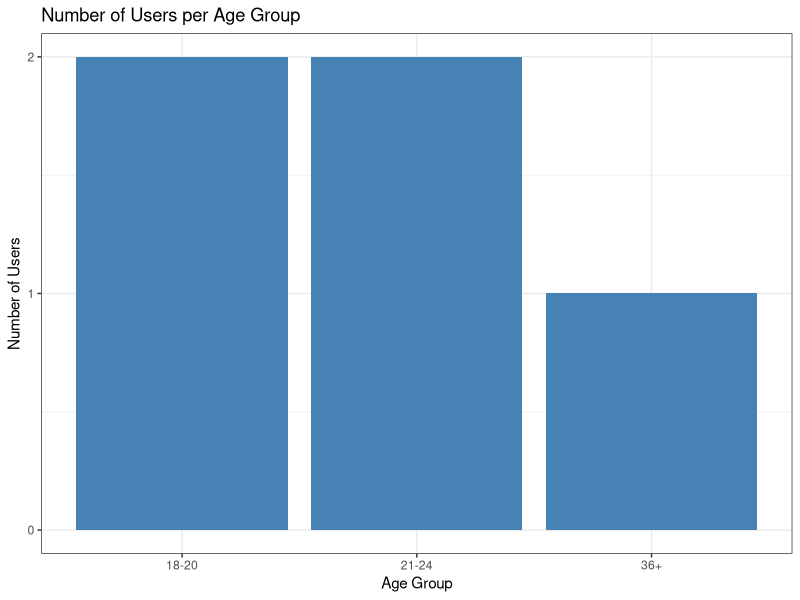
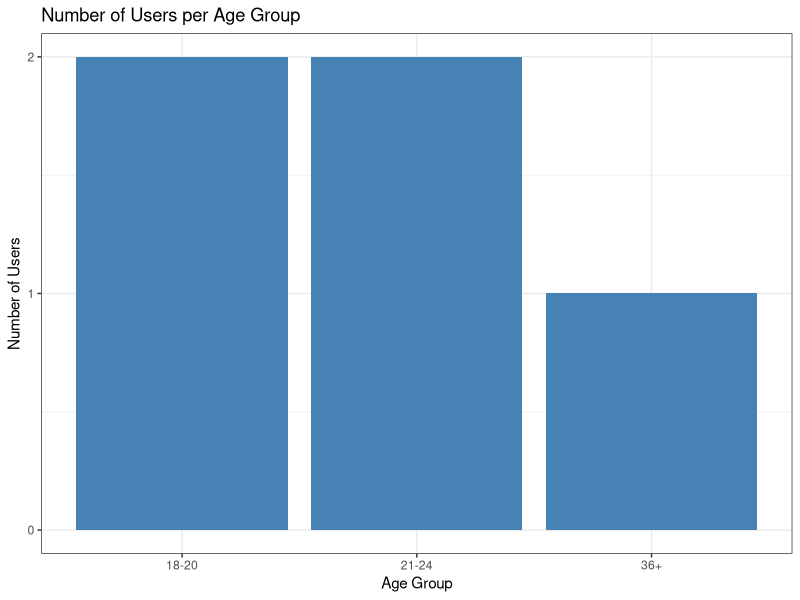
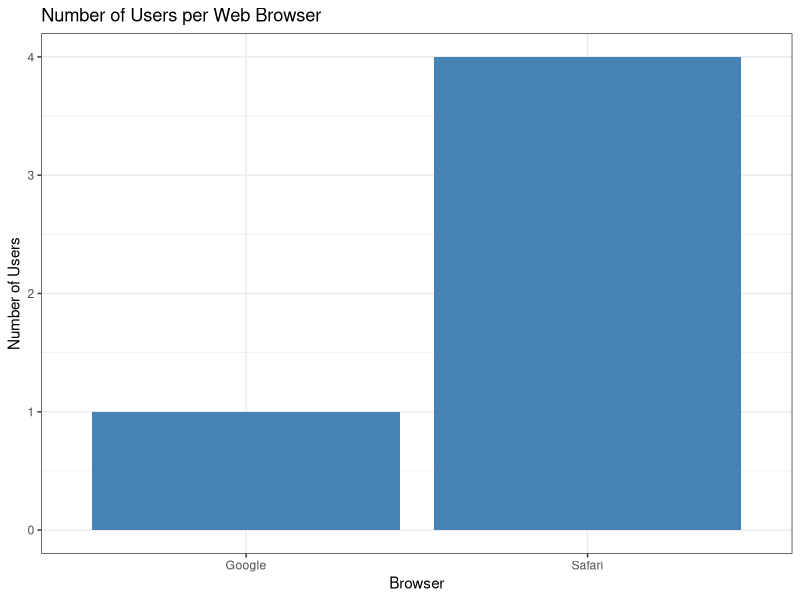
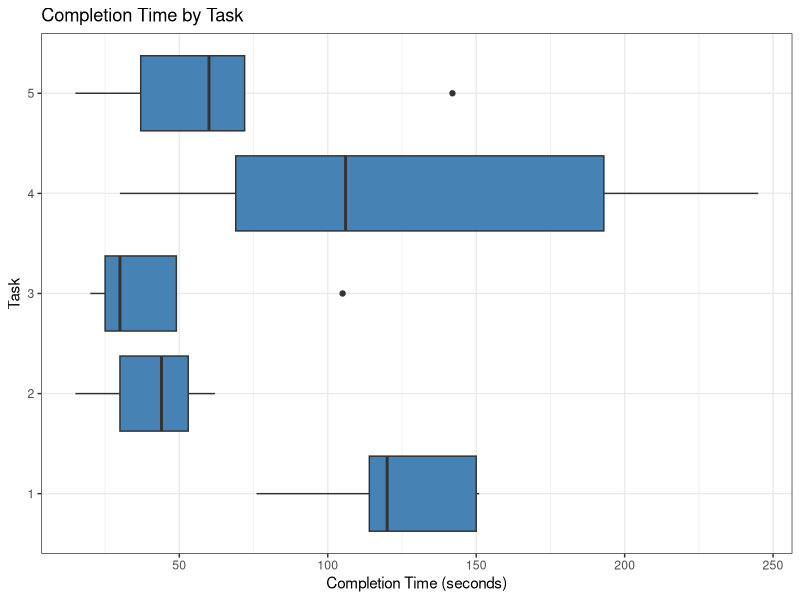
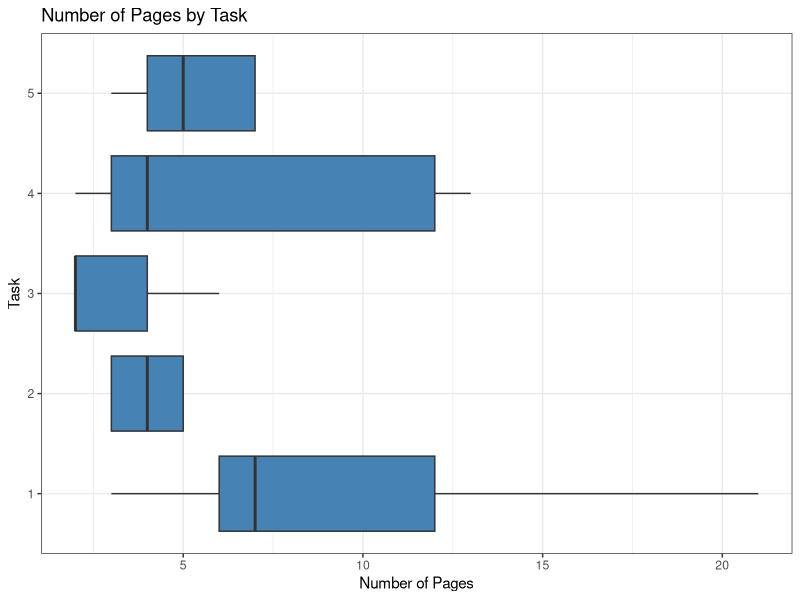
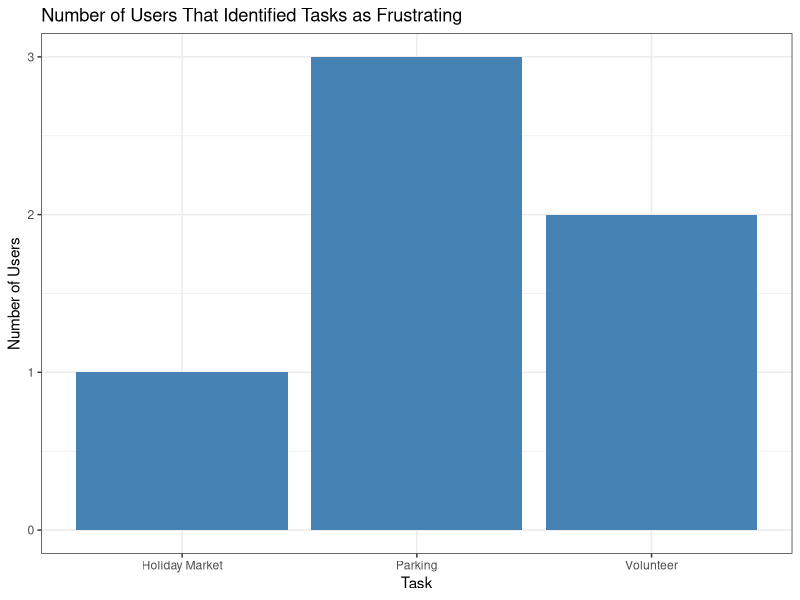
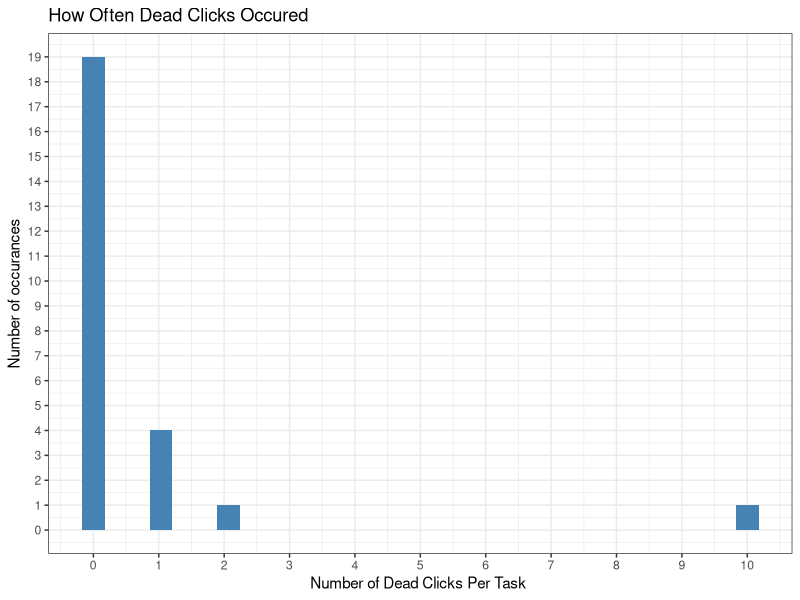

Write R code to recreate these figures, in order.
library(ggplot2)
library(tidyverse)

pre_test_data <- data.frame(
  PT1 = c('no', 'no', 'no', 'no', 'no'), 
  Age = c('21-24','21-24','36+', '18-20', '18-20' ),
  Browser = c('Safari', 'Safari', 'Safari', 'Google', 'Safari'),
  TimesDowntown = c(6, 10, 5, 1, 10), 
  SoldDowntown = c('no', 'no', 'no', 'no', 'no')
)

time_of_task_data <- data.frame(
  '1' = c(151, 114, 150, 120, 76),
  '2' = c(44, 62, 30, 15, 53),
  '3' = c(49, 20, 30, 25, 105),
  '4' = c(193, 69, 245, 30, 106),
  '5' = c(142, 37, 15, 60, 72),
  check.names = FALSE
)

num_pages_task_data <- data.frame(
  '1' = c(7, 6, 12, 21, 3),
  '2' = c(5, 3, 5, 4, 3),
  '3' = c(4, 2, 2, 2, 6),
  '4' = c(12, 3, 13, 2, 4),
  '5' = c(7, 4, 3, 7, 5),
  check.names = FALSE
)

post_test_data_1 <- data.frame(
  stuckOrFrustration = c('Volunteer', 'Parking', 'Parking', 'Volunteer', 'Parking', 'Holiday Market')
)
post_test_data_2 <- data.frame(
  confidence = c(6, 5, 9, 7, 8)
)

number_of_dead_clicks <- data.frame(
  Clicks=c(0, 1, 1, 1, 10, 0, 0, 2, 0, 0, 0,0,0,0,0,0,0,0,0,0, 0,0,1,0,0)
)

pre_test_data %>% ggplot(aes(x = factor(Age))) +
  geom_bar(fill = 'steelblue') +
  scale_y_continuous(breaks = seq(0, 5, by = 1)) +
  theme_bw() +
  labs(title = "Number of Users per Age Group",
       x = "Age Group",
       y = "Number of Users")

pre_test_data %>% ggplot(aes(x = factor(Age))) +
  geom_bar(fill = 'steelblue') +
  scale_y_continuous(breaks = seq(0, 5, by = 1)) +
  theme_bw() +
  labs(title = "Number of Users per Age Group",
       x = "Age Group",
       y = "Number of Users")

pre_test_data %>% ggplot(aes(x = factor(Browser))) +
  geom_bar(fill = 'steelblue') +
  scale_y_continuous(breaks = seq(0, 5, by = 1)) +
  theme_bw() +
  labs(title = "Number of Users per Web Browser",
       x = "Browser",
       y = "Number of Users")

time_of_task_data %>%
  pivot_longer(
    cols = everything(),
    names_to = "Task",
    values_to = "CompletionTime",
    names_transform = list(Task = as.numeric)
  ) %>%
  mutate(Task = factor(Task, levels = c("1", "2", "3", "4", "5"))) %>%
  ggplot(aes(x = factor(Task), y = CompletionTime)) +
  geom_boxplot(fill = "steelblue") +
  coord_flip() +
  theme_bw() +
  labs(
    title = "Completion Time by Task",
    x = "Task",
    y = "Completion Time (seconds)"
  )

num_pages_task_data %>%
  pivot_longer(
    cols = everything(),
    names_to = "Task",
    values_to = "NumberOfPages",
    names_transform = list(Task = as.numeric)
  ) %>%
  mutate(Task = factor(Task, levels = c("1", "2", "3", "4", "5"))) %>%
  ggplot(aes(x = factor(Task), y = NumberOfPages)) +
  geom_boxplot(fill = "steelblue") +
  coord_flip() +
  theme_bw() +
  labs(
    title = "Number of Pages by Task",
    x = "Task",
    y = "Number of Pages"
  )

ggplot(data=post_test_data_1, aes(x = stuckOrFrustration)) +
  geom_bar(fill = 'steelblue') +
  scale_y_continuous(breaks = seq(0, 5, by = 1)) +
  theme_bw() +
  labs(title = "Number of Users That Identified Tasks as Frustrating",
       x = "Task",
       y = "Number of Users")

ggplot(data=number_of_dead_clicks, aes(x = Clicks)) +
  geom_histogram(fill = 'steelblue') +
  scale_y_continuous(breaks = seq(0, 20, by = 1)) +
  scale_x_continuous(breaks = seq(0, 10, by = 1)) +
  theme_bw() +
  labs(title = "How Often Dead Clicks Occured",
       x = "Number of Dead Clicks Per Task ",
       y = "Number of occurances")
